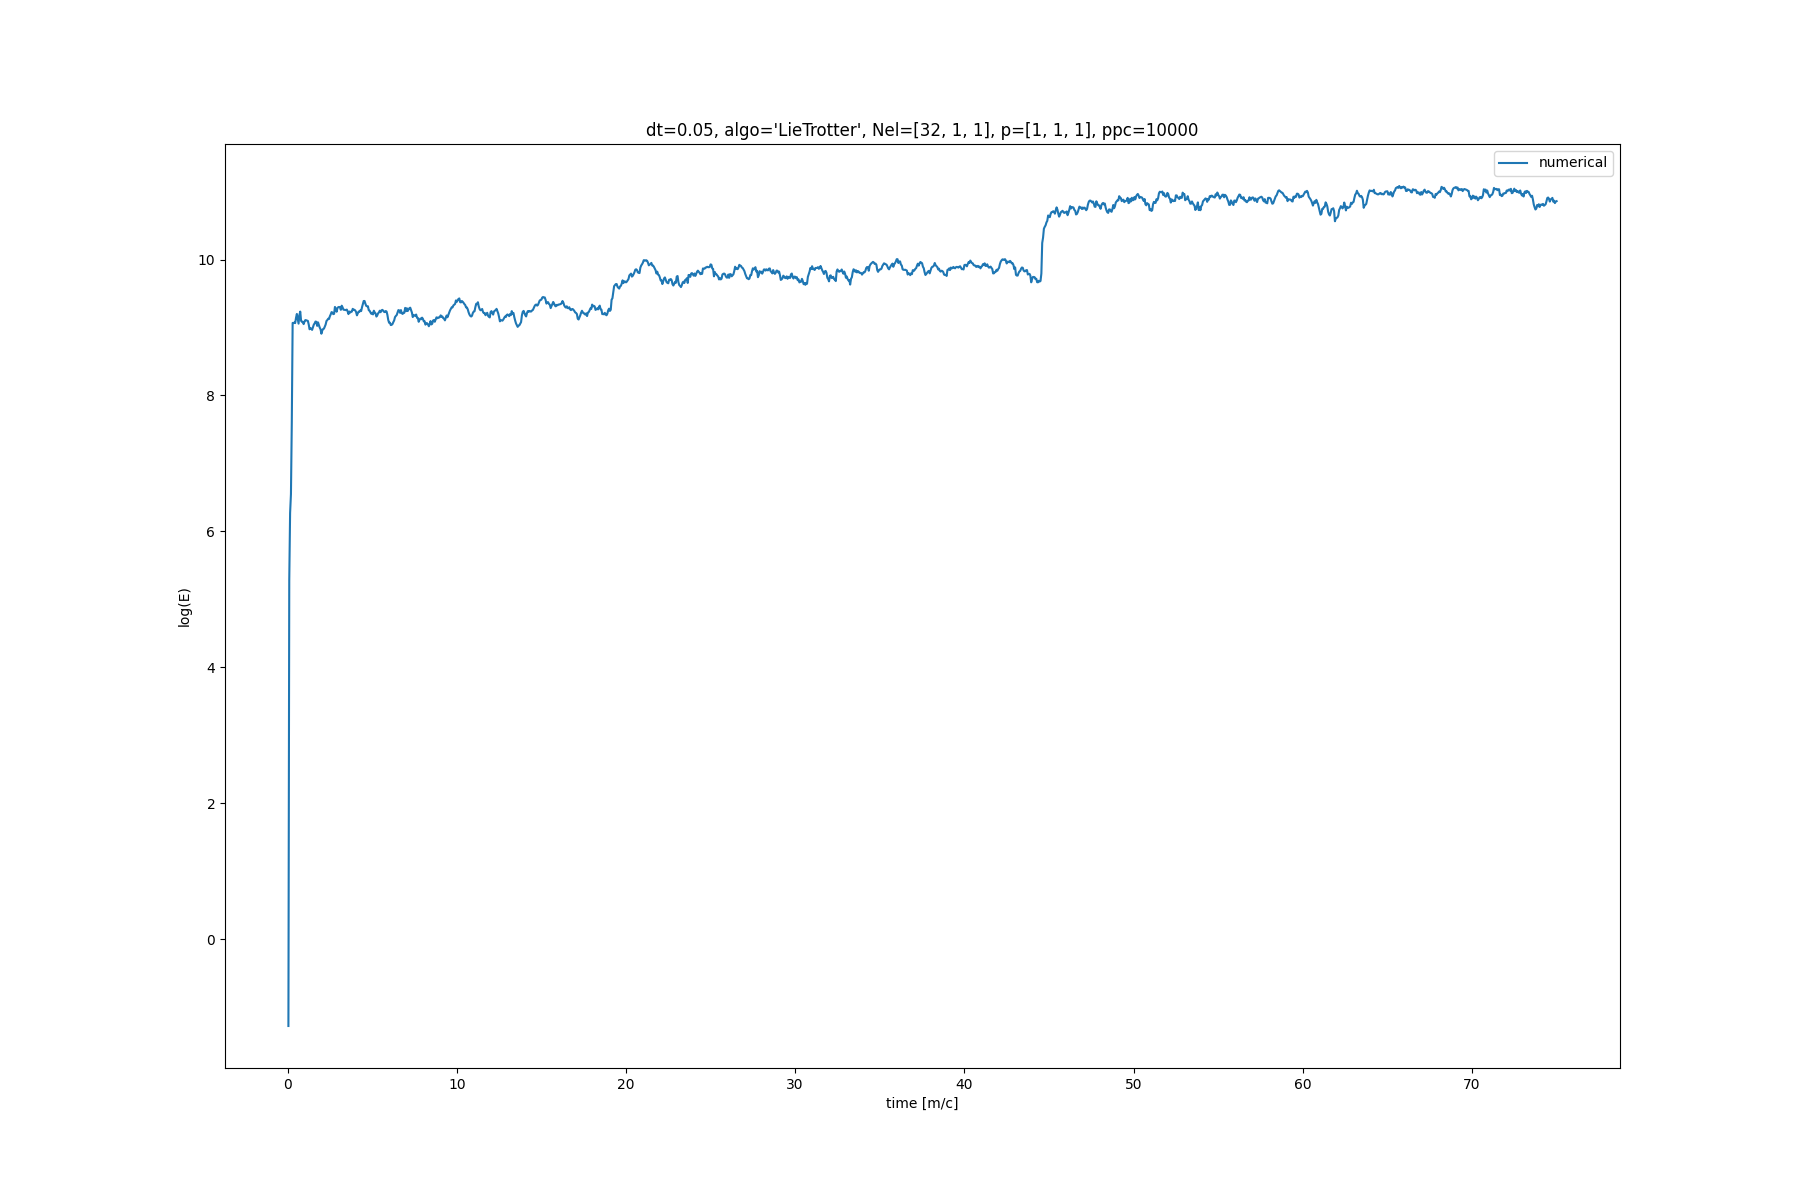

The script that drew this image:
import params_weak_Landau_damping as damping_params

import os
import cunumpy as xp
import h5py
from psydac.ddm.mpi import mpi as MPI
from matplotlib import pyplot as plt

do_plot = True

#analytical result
gamma = None
def E_exact(t,eps, k, r, omega, phi):
    return 16 * eps**2 * r**2 * xp.exp(2 * gamma * t) * 2 * xp.pi * xp.cos(omega * t - phi) ** 2 / 2

#get parameters
dt = damping_params.time_opts.dt
algo = damping_params.time_opts.split_algo
Nel = damping_params.grid.Nel
p = damping_params.derham_opts.p

env = damping_params.env
ppc = damping_params.loading_params.ppc

# post processing not needed for scalar data

# get scalar data
if MPI.COMM_WORLD.Get_rank() == 0:
    pa_data = os.path.join(env.path_out, "data")
    with h5py.File(os.path.join(pa_data, "data_proc0.hdf5"), "r") as f:
        time = f["time"]["value"][()]
        E = f["scalar"]["en_E"][()]
    logE = xp.log10(E)

    # find where time derivative of E is zero
    dEdt = (xp.roll(logE, -1) - xp.roll(logE, 1))[1:-1] / (2.0 * dt)
    zeros = dEdt * xp.roll(dEdt, -1) < 0.0
    maxima_inds = xp.logical_and(zeros, dEdt > 0.0)
    maxima = logE[1:-1][maxima_inds]
    t_maxima = time[1:-1][maxima_inds]

    # plot
    if do_plot:
        plt.figure(figsize=(18, 12))
        plt.plot(time, logE, label="numerical")
        plt.legend()
        plt.title(f"{dt=}, {algo=}, {Nel=}, {p=}, {ppc=}")
        plt.xlabel("time [m/c]")
        plt.ylabel("log(E)")
        # plt.plot(t_maxima, maxima, "o-r", markersize=10)

        plt.savefig("test_weak_Landau")
        # plt.show()
